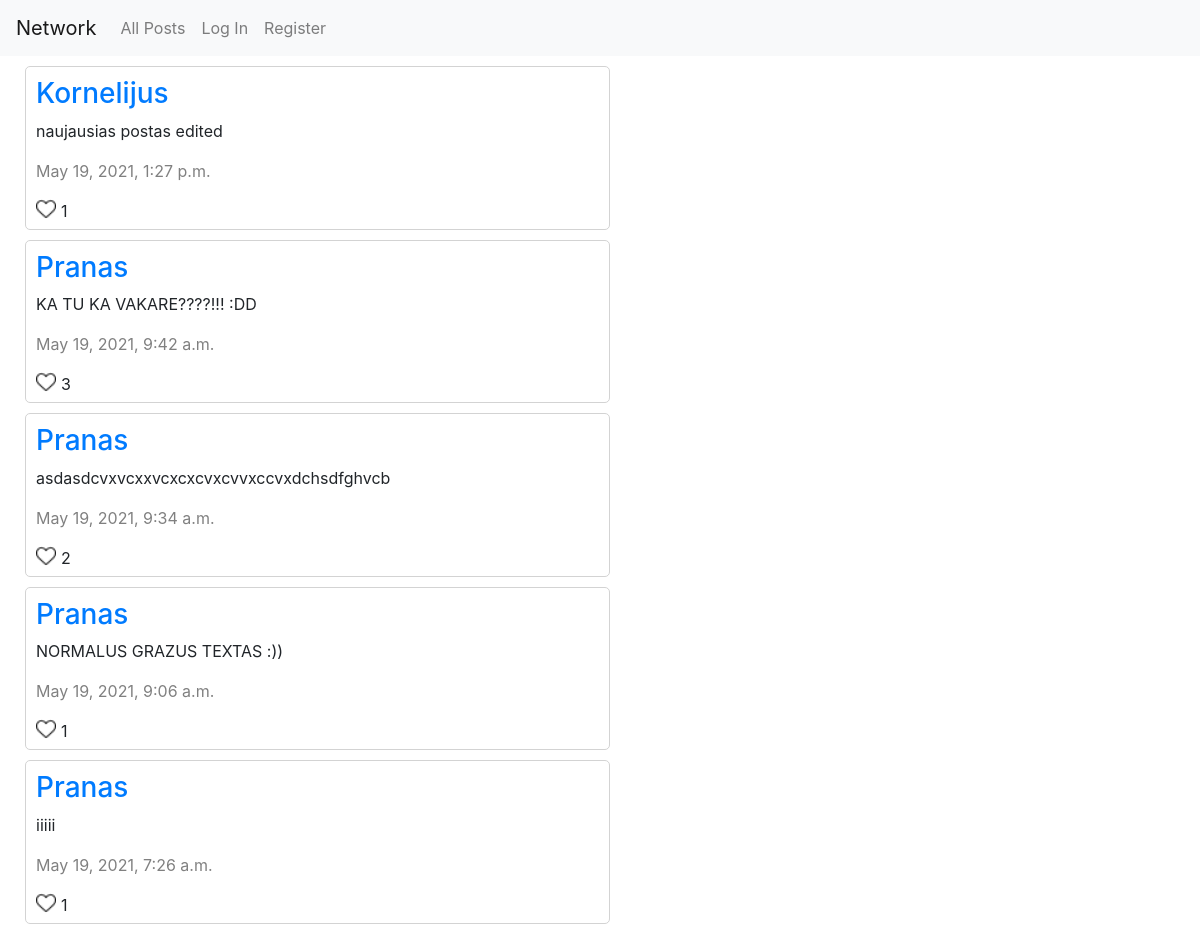
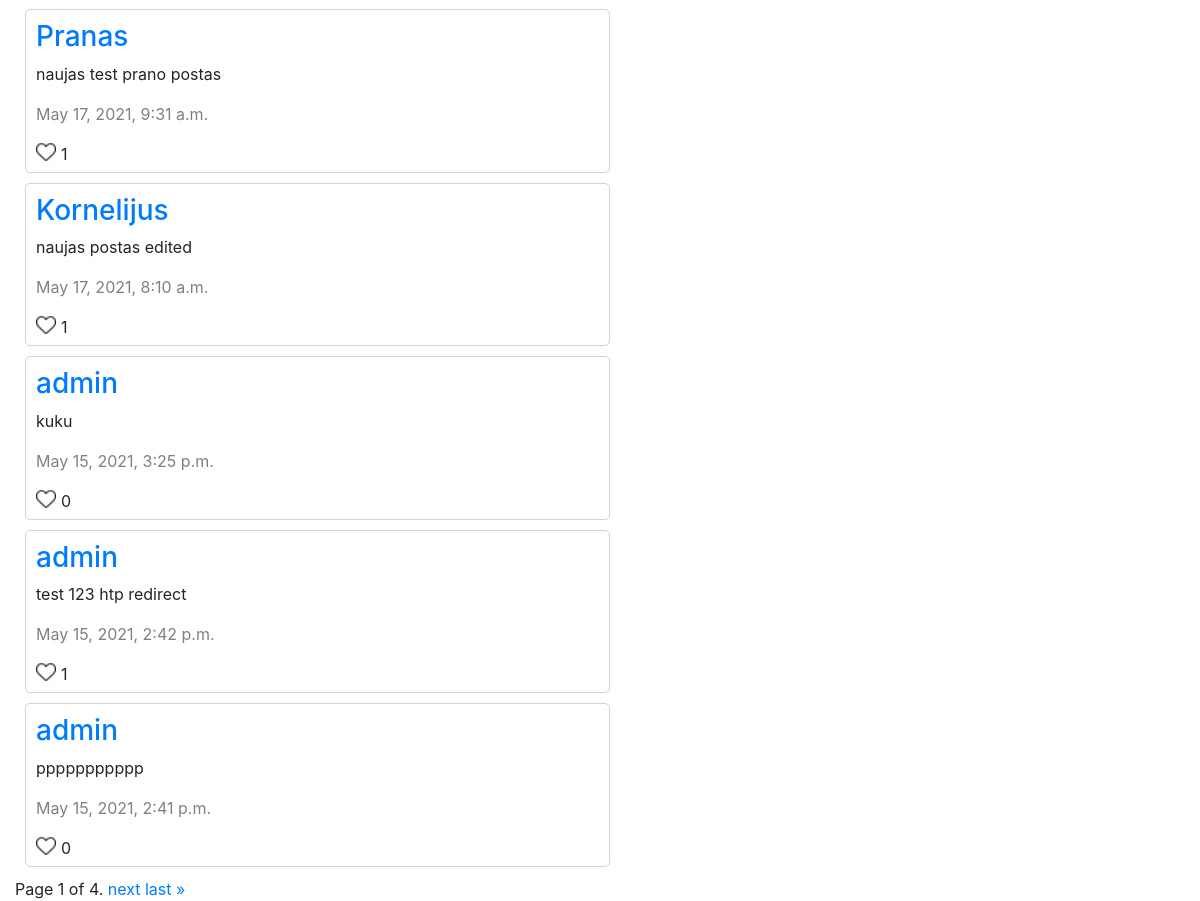
The page / on the database its author committed (2 pictures, top to bottom).
### network/models.py (models this page shows)
class Post(models.Model):
    user = models.ForeignKey("User", on_delete=models.CASCADE, related_name="posts")
    body = models.TextField(blank=True)
    timestamp = models.DateTimeField(auto_now_add=True)
    likes = models.IntegerField(default=0)
    class Meta:
        ordering = ["-timestamp"]

class User(AbstractUser):
    pass

### network/views.py (the view)
# urls.py: path("", views.index, name="index"),
def index(request):
    if request.method == "POST":
        current_user = request.user
        formInput = NewPostForm(request.POST)
        if formInput.is_valid():
            if formInput.cleaned_data["post_content"]:
                post = formInput.cleaned_data["post_content"]
        new_post = Post(
            user = current_user,
            body = post
        )
        new_post.save()
        return HttpResponseRedirect(reverse("index"))
    else:
        get_posts = Post.objects.all()
        page_obj = Paginator(get_posts, 10)
        page_number = request.GET.get('page')
        posts = page_obj.get_page(page_number)
        return render(request, "network/index.html", {
            "form": NewPostForm(),
            "posts": posts
        })

### network/templates/network/index.html (shortened to what this page needs)
{% extends "network/layout.html" %}
{% load static %}
{% block body %}
    <div id="allposts" class="container-fluid">
        {% for post in posts %}
            <div class="container-fluid tweet" id="{{ post.id }}">
                <a href="{% url 'profile' post.user.username %}"><h3>{{ post.user.username }}</h3></a>
                <p class="message">{{ post.body }}</p>
                <p class="timestamp">{{ post.timestamp }}</p>
                <div class="likegroup">
                    <img src="{% static 'network/heart.png' %}" class="likebtn" data-postid="{{ post.id }}">
                    <p class="likecount">{{ post.likes }}</p>
                </div>
            </div>
        {% endfor %}
        <div class="pagination">
            <span class="step-links">
                <span class="current">
                    Page {{ posts.number }} of {{ posts.paginator.num_pages }}.
                </span>
                {% if posts.has_next %}
                    <a href="?page={{ posts.next_page_number }}">next</a>
                    <a href="?page={{ posts.paginator.num_pages }}">last &raquo;</a>
                {% endif %}
            </span>
        </div>
    </div>
{% endblock %}

### network/templates/network/layout.html (shortened to what this page needs)
{% load static %}
<!DOCTYPE html>
<html lang="en">
    <head>
        <link rel="stylesheet" href="https://stackpath.bootstrapcdn.com/bootstrap/4.4.1/css/bootstrap.min.css">
        <link href="{% static 'network/styles.css' %}" rel="stylesheet">
    </head>
    <body>
        <nav class="navbar navbar-expand-lg navbar-light bg-light">
            <a class="navbar-brand" href="{% url 'index' %}">Network</a>
            <div>
              <ul class="navbar-nav mr-auto">
                <li class="nav-item">
                  <a class="nav-link" href="{% url 'index' %}">All Posts</a>
                </li>
                {% if user.is_authenticated %}
                    <li class="nav-item">
                        <a class="nav-link" href="{% url 'following' %}">Following</a>
                    </li>
                    <li class="nav-item">
                        <a class="nav-link" href="{% url 'logout' %}">Log Out</a>
                    </li>
                {% else %}
                    <li class="nav-item">
                        <a class="nav-link" href="{% url 'login' %}">Log In</a>
                    </li>
                    <li class="nav-item">
                        <a class="nav-link" href="{% url 'register' %}">Register</a>
                    </li>
                {% endif %}
              </ul>
            </div>
        </nav>
        <div class="body">
            {% block body %}
            {% endblock %}
        </div>
    </body>
</html>

### network/static/network/styles.css (style rules this page uses)
.timestamp { color: gray; }
.tweet { border: 1px solid lightgray; width: 50%; border-radius: 5px; padding: 10px; margin: 10px; }
.message { word-wrap: break-word; }
.likebtn { margin-right: 5px; }
.likegroup { margin: 0; padding: 0; display: flex; flex-direction: row; height: 20px; }

### rows shown on the page
Post: user.username "Kornelijus", body "naujausias postas edited", timestamp "May 19, 2021, 1:27 p.m.", likes "1"
Post: user.username "Pranas", body "KA TU KA VAKARE????!!! :DD", timestamp "May 19, 2021, 9:42 a.m.", likes "3"
Post: user.username "Pranas", body "asdasdcvxvcxxvcxcxcvxcvvxccvxdchsdfghvcb", timestamp "May 19, 2021, 9:34 a.m.", likes "2"
Post: user.username "Pranas", body "NORMALUS GRAZUS TEXTAS :))", timestamp "May 19, 2021, 9:06 a.m.", likes "1"
Post: user.username "Pranas", body "iiiii", timestamp "May 19, 2021, 7:26 a.m.", likes "1"
Post: user.username "Pranas", body "naujas test prano postas", timestamp "May 17, 2021, 9:31 a.m.", likes "1"
Post: user.username "Kornelijus", body "naujas postas edited", timestamp "May 17, 2021, 8:10 a.m.", likes "1"
Post: user.username "admin", body "kuku", timestamp "May 15, 2021, 3:25 p.m.", likes "0"
Post: user.username "admin", body "test 123 htp redirect", timestamp "May 15, 2021, 2:42 p.m.", likes "1"
Post: user.username "admin", body "ppppppppppp", timestamp "May 15, 2021, 2:41 p.m.", likes "0"

### other values the page prints
{{ posts.number }} "1"
{{ posts.paginator.num_pages }} "4"
